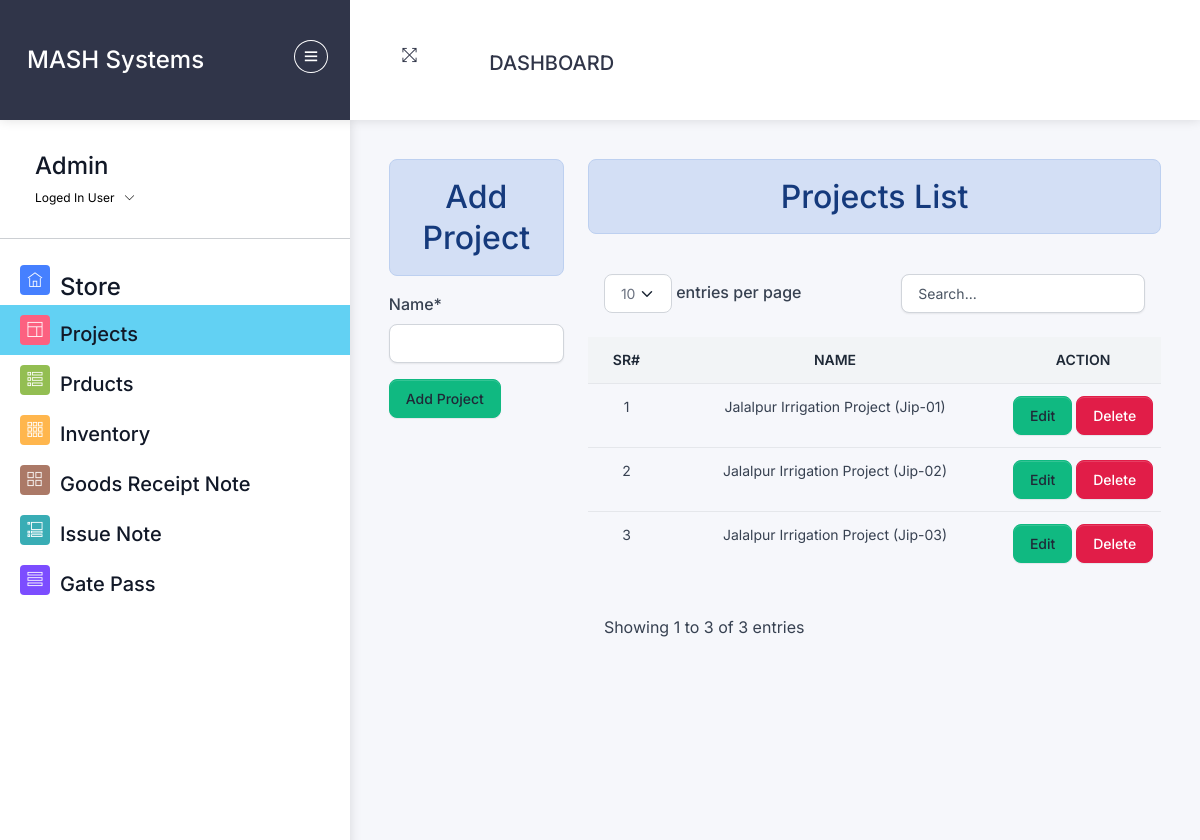
Screenshot of /project/ (signed in) with the database file from the repository.
### home/models.py (models this page shows, shortened)
class Project(models.Model):
    name = models.CharField(max_length=100)
    is_deleted=models.BooleanField(default=False)

### home/views/project.py (the view)
# urls.py: path('project/', project.add_project , name="project"),
@login_required
@permission_required('home.add_project', login_url='/login/')
def add_project(request):
  if request.user.is_authenticated:
    if request.method == 'POST':
        mydata=Project.objects.filter(is_deleted=False)
        form = ProjectForm(request.POST)
        if form.is_valid():
          form.save()
          messages.success(request,"Project Added successfully !!")
          return redirect('project')
    else:
        mydata=Project.objects.filter(is_deleted=False)
        form = ProjectForm()
    data={'form': form, 'mydata':mydata,}
    return render(request, 'projects/add_project.html', data)
  else:
    return redirect('signin')

### home/forms.py
class ProjectForm(forms.ModelForm):
    class Meta:
        model = Project
        fields = ['name']

### templates/projects/add_project.html (shortened to what this page needs)
{% extends 'css-js-links.html' %}
{% load custom_filters %}
{% load crispy_forms_tags %}
{% block context %}
{% include 'store/navbar.html' %}
{% endblock context %}
{% block body %}
<div class="pcoded-content">
  <div class="pcoded-inner-content">
    <div class="main-body">
      <div class="page-wrapper">
        <div class="page-body">
  <div class="row">
    <div class="col-3 ">
      <h2 class="text-center alert alert-info">Add Project</h2>
      <form method="post">
        {{form|crispy}}
        <input type="submit" class="btn btn-success" {% if update %} value="Update Project" {% else %} value="Add Project" {%endif %}>
    </div>
    <div class="col-9  ">
      <h2 class="text-center alert alert-info">Projects List</h2>
      <div class="table-responsive py-4">
        {% if mydata %}
        <table class="table table-flush " id="datatable">
          <colgroup>
            <col width="10%">
            <col width="60%">
            {% if update %} {% else %}<col width="30%"> {% endif %}
          </colgroup>
          <thead class="thead-light">
            <tr>
              <th class="border-bottom fw-bolder text-center" scope="col">
                Sr#
              </th>
              <th class="border-bottom fw-bolder text-center" scope="col">
              Name
              </th>
              {% if perms.home.change_project or perms.home.delete_project %}
              {% if  update %} {% else %} <th class="border-bottom fw-bolder text-center" scope="col"> Action</th>
              {% endif %}
              {% else %}
              <th class="border-bottom fw-bolder text-center" scope="col"></th>
              {% endif %}
            </tr>
          </thead>
          <tbody>
            {% if update %}
            <tr>
              <td class="text-center fs-5" >{{mydata.id}}</td>
              <td class="text-center fs-5">{{mydata.name}}</td>
            </tr>
            {% else %}
            {% for data in mydata %}
            <tr id="gatepass-{{ gatepass.id }}">
              <td class="text-center">{{ forloop.counter }}</td>
              <td class="text-center">{{ data.name|title }}</td>
              <td class="text-center">
                {% if perms.home.change_project %}
                <a class="btn btn-success" href="{% url 'editproject' id=data.id %}">Edit</a>
                {% endif %}
                {% if perms.home.delete_project %}
                <a class="btn btn-danger" href={% url 'deleteproject' id=data.id %}>Delete</a>
              {% endif %}
              </td>
            </tr>
            {% endfor %}
            {% endif %}
          </tbody>
        </table>
        {% else %}
        <h4 class="text-center alert alert-warning">
          No Record Found
        </h4>
        {% endif %}
      </div>
    </div>
  </div>
</div>
{% endblock body %}

### templates/store/navbar.html (shortened to what this page needs)
{% load static %}
<div id="pcoded" class="pcoded">
  <div class="pcoded-container navbar-wrapper">
    <nav style="padding: 0 ; margin: 0 ;" class="navbar header-navbar pcoded-header">
      <div class="navbar-wrapper">
        <div style="height: 120px" class="navbar-logo  " >
          <a class="mobile-menu mt-3" id="mobile-collapse" href="#!">
            <i class="ti-menu"></i>
          </a>
          <a   class=" fs-4  btn " href="/">MASH Systems</a>
        </div>
        <div class="navbar-container container-fluid">
          <ul class="nav-left">
            <li class="mt-3">
              <a  href="#!" onclick="javascript:toggleFullScreen()">
                <i class="ti-fullscreen"></i>
              </a>
            </li>
          </ul>
          <nav class="navbar navbar-expand-lg bg-body-tertiary">
            {% if perms.home.view_dashboard %}
            <div class="container-fluid">
              <a class="navbar-brand fs-5  mt-4 " href="/">Dashboard</a>
              {% endif %}
              <div id="display-msg" class="text-center" style="min-height: 70px">
              </div>
          </nav>
    </nav>
    <div class="pcoded-main-container">
      <div class="pcoded-wrapper">
        <nav class="pcoded-navbar">
          <div class="pcoded-inner-navbar main-menu">
            <div class="">
              <div class="main-menu-header">
                <div class="user-details">
                  <span>
                    <h4>{{request.user}}</h4>
                  </span>
                  <span id="more-details">Loged In User<i class="ti-angle-down"></i></span>
                </div>
              </div>
            </div>
            <hr>
            <ul class="pcoded-item pcoded-left-item">
              {% if perms.home.view_store %}
              <li class=" {% if request.path == '/store/' %} color-info {% endif %}">
                <a href="/store/">
                  <span class="pcoded-micon"><i class="ti-home"></i><b>D</b></span>
                  <span class="pcoded-mtext fs-5" data-i18n="nav.dash.main">
                    <h4>Store</h4>
                  </span>
                </a>
              </li>
              {% endif %}
              {% if perms.home.view_project %}
              <li class=" {% if request.path == '/project/' %} color-info {% endif %}">
                <a href="/project/">
                  <span class="pcoded-micon"><i class="ti-layout"></i><b>D</b></span>
                  <span class="pcoded-mtext fs-5" data-i18n="nav.dash.main">
                    <h5>Projects</h5>
                  </span>
                </a>
              </li>
              {% endif %}
              {% if perms.home.view_product %}
                  <li class=" {% if request.path == '/product/' %} color-info {% endif %} ">
                    <a href="/product/">
                      <span class="pcoded-micon"><i class="ti-view-list-alt"></i><b>D</b></span>
                      <span class="pcoded-mtext fs-5" data-i18n="nav.dash.main">
                        <h5>Prducts</h5>
                      </span>
                    </a>
                  </li>
                  {% endif %}
              {% if perms.home.view_employee %}
                  <li class=" {% if request.path == '/inventory/' %} color-info {% endif %} ">
                    <a href="/inventory/">
                      <span class="pcoded-micon"><i class="ti-layout-grid3"></i><b>D</b></span>
                      <span class="pcoded-mtext fs-5" data-i18n="nav.dash.main">
                        <h5>Inventory</h5>
                      </span>
                    </a>
                  </li>
                  {% endif %}
              {% if perms.home.view_store_purchase_note %}
                  <li class=" {% if request.path == '/list-store-purchase/' %} color-info {% endif %} ">
                    <a href="/list-store-purchase/">
                      <span class="pcoded-micon"><i class="ti-layout-grid2"></i><b>D</b></span>
                      <span class="pcoded-mtext fs-5" data-i18n="nav.dash.main">
                        <h5>Goods Receipt Note</h5>
                      </span>
                    </a>
                  </li>
                  {% endif %}
              {% if perms.home.view_store_issue_note %}
                  <li class=" {% if request.path == '/list-store-issue/' %} color-info {% endif %} ">
                    <a href="/list-store-issue/">
                      <span class="pcoded-micon"><i class="ti-layout-accordion-list"></i><b>D</b></span>
                      <span class="pcoded-mtext fs-5" data-i18n="nav.dash.main">
                        <h5>Issue Note</h5>
                      </span>
                    </a>
                  </li>
                  {% endif %}
              {% if perms.home.view_gatepass %}
                  <li class=" {% if request.path == '/list-gatepasses/' %} color-info {% endif %} ">
                    <a href="/list-gatepasses/">
                      <span class="pcoded-micon"><i class="ti-view-list"></i><b>D</b></span>
                      <span class="pcoded-mtext fs-5" data-i18n="nav.dash.main">
                        <h5>Gate Pass</h5>
                      </span>
                    </a>
                  </li>
                  {% endif %}
            </ul>
          </div>
        </nav>

### rows the page displays
Project: name "Jalalpur Irrigation Project (Jip-01)"
Project: name "Jalalpur Irrigation Project (Jip-02)"
Project: name "Jalalpur Irrigation Project (Jip-03)"

### other values shown
{{ request.user }} "Admin"
